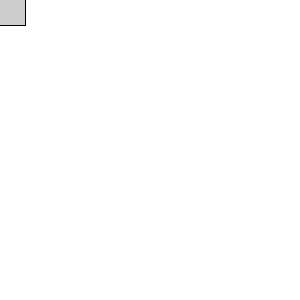
Frame 1 (no input)
Frame 60 (the mouse pressed at the canvas centre just before this capture): identical to frame 1, image omitted
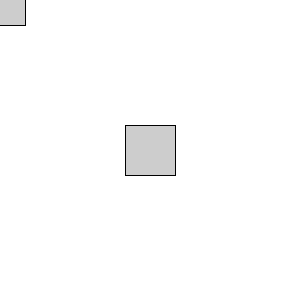
Frame 120 (the mouse held since frame 60 and released just before this capture)

The Processing sketch that drew these frames (run headless with seeded random() and noise(); from frame 60 on, the mouse is pressed at the canvas centre):

// Processing sketch: processing_4279
// ── processing_4279.pde

void setup() {
  size(300,300);
  background(255);
}
void draw() {
    
  //Body
  stroke(0);
  fill(205);
  rectMode(CENTER);
  rect(mouseX,mouseY,50,50);
}
  
